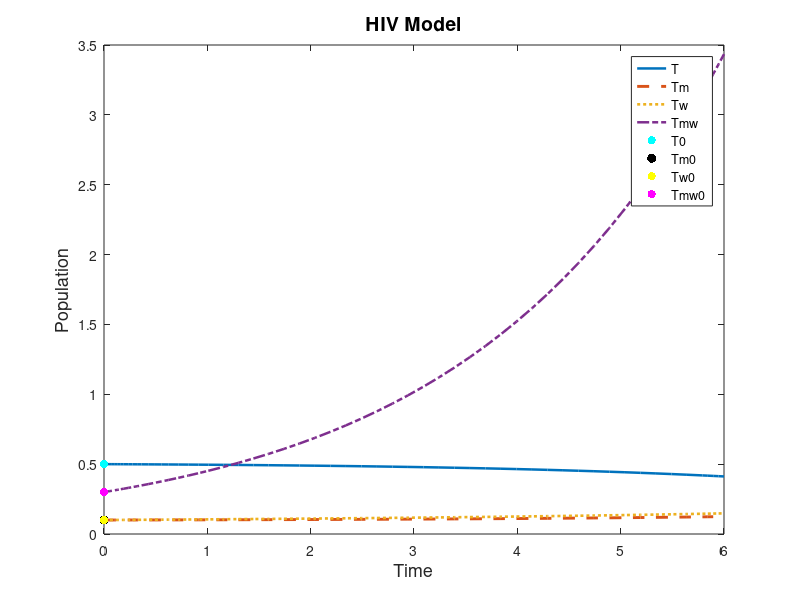
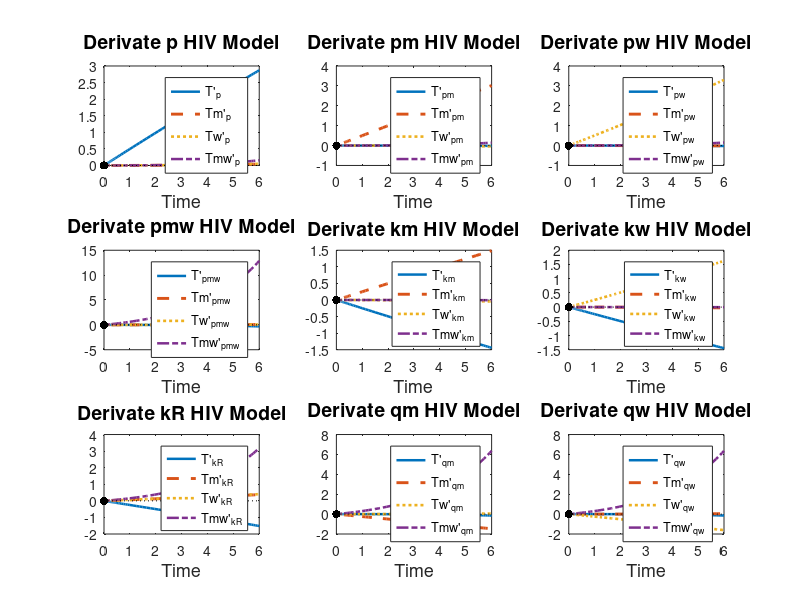

MATLAB code to generate these figures, in order:
%%%%%%%%%%%%%%%%%%%%%%%%%%%%%%%%%%%
% Final master's degree dissertation
%   MADOBIS 2022/2023
% Study of differential models applied to biological processes
% Laura Alvarez Valle
% laura.av.1999@gmail.com
%%%%%%%%%%%%%%%%%%%%%%%%%%%%%%%%%%%

function HIV

% We consider the ODES:
%   |T'   = (p - km*Tm - kw*Tw -kR*Tmw)*T
%   |Tm'  = (pm + km*T -qm*Tw)*Tm + 0.25*kR*Tmw*T
%   |Tw'  = (pw + kw*T - qw*Tm)*Tw + 0.25*kR*Tmw*T
%   |Tmw' = (pmw + 0.5*kR*T)*Tmw + (qm + qw)*Tm*Tw
%
% where:
%
%  (lambda, lambda_m, lambda_w, lambda_mw) = proliferation rates of T, Tm,
%  Tw and Tmw
%
%  (delta, delta_m, delta_w, delta_mw) = death rates
%
%   (p, pm, pw, pmw) = growth rates of T, Tm, Tw and Tmw
%
%   (km, kw, kR) =infection rates mutant, wild-type and recombinant
%
%   (qm, qw) = infection rate recombinant Tw -> Tmw and Tm -> Tmw
%
%%%%%%%%%%%%%%%%%%%%%%%%%%%%
% DERIVATES:
%%%%%%%%%%%%%%%%%%%%%%%%%%%%
%  RHO:
%
% p:
%
%   |T_p'   = (1 - km*Tm_p - kw*Tw_p -kR*Tmw_p)*T 
%               + (p - km*Tm - kw*Tw -kR*Tmw)*T_p
%
%   |Tm_p'  = (km*T_p -qm*Tw_p)*Tm  
%               + (pm + km*T -qm*Tw)*Tm_p
%               + 0.25*kR*Tmw_p*T + 0.25*kR*Tmw*T_p
%
%   |Tw_p'  = (kw*T_p - qw*Tm_p)*Tw 
%               + (pw + kw*T - qw*Tm)*Tw_p
%               + 0.25*kR*Tmw_p*T + 0.25*kR*Tmw*T_p
%
%   |Tmw_p' = (0.5*kR*T_p)*Tmw + (pmw + 0.5*kR*T)*Tmw_p
%               + (qm + qw)*Tm_p*Tw + (qm + qw)*Tm*Tw_p
%
%%%
%
% pm:
%
%   |T_pm'   = -(km*Tm_pm + kw*Tw_pm +kR*Tmw_pm)*T
%               + (p - km*Tm - kw*Tw -kR*Tmw)*T_pm
%
%   |Tm_pm'  = (1 + km*T_pm -qm*Tw_pm)*Tm 
%               +(pm + km*T -qm*Tw)*Tm_pm  
%               + 0.25*kR*Tmw_pm*T + 0.25*kR*Tmw*T_pm
%
%   |Tw_pm'  = (kw*T_pm - qw*Tm_pm)*Tw 
%               +(pw + kw*T - qw*Tm)*Tw_pm 
%               + 0.25*kR*Tmw_pm*T + 0.25*kR*Tmw*T_pm
%
%   |Tmw_pm' = (0.5*kR*T_pm)*Tmw 
%               + (pmw + 0.5*kR*T)*Tmw_pm
%               + (qm + qw)*Tm_pm*Tw + (qm + qw)*Tm*Tw_pm
%
%%%
%
% pw:
%
%   |T_pw'   = -(km*Tm_pw + kw*Tw_pw + kR*Tmw_pw)*T 
%               + (p - km*Tm - kw*Tw -kR*Tmw)*T_pw
%
%   |Tm_pw'  = (km*T_pw -qm*Tw_pw)*Tm 
%               + (pm + km*T -qm*Tw)*Tm_pw 
%               + 0.25*kR*Tmw_pw*T + 0.25*kR*Tmw*T_pw
%
%   |Tw_pw'  = (1 + kw*T_pw - qw*Tm_pw)*Tw 
%               + (pw + kw*T - qw*Tm)*Tw_pw
%               + 0.25*kR*Tmw_pw*T + 0.25*kR*Tmw*T_pw
%
%   |Tmw' = (0.5*kR*T_pw)*Tmw + (pmw + 0.5*kR*T)*Tmw_pw
%               + (qm + qw)*Tm_pw*Tw + (qm + qw)*Tm*Tw_pw
%
%%%
%
% pmw:
%
%   |T_pmw'   = -(km*Tm_pmw + kw*Tw_pmw +kR*Tmw_pmw)*T 
%                + (p - km*Tm - kw*Tw -kR*Tmw)*T_pmw
%
%   |Tm_pmw'  = (km*T_pmw -qm*Tw_pmw)*Tm 
%               + (pm + km*T -qm*Tw)*Tm_pmw 
%               + 0.25*kR*Tmw_pmw*T + 0.25*kR*Tmw*T_pmw
%
%   |Tw_pmw'  = (kw*T_pmw - qw*Tm_pmw)*Tw 
%               + (pw + kw*T - qw*Tm)*Tw_pmw 
%               + 0.25*kR*Tmw_pmw*T + 0.25*kR*Tmw*T_pmw
%
%   |Tmw' = (1 + 0.5*kR*T_pmw)*Tmw + (pmw + 0.5*kR*T)*Tmw_pmw 
%               + (qm + qw)*Tm_pmw*Tw + (qm + qw)*Tm*Tw_pmw
%
%%%%%%%%%%%%%%%%%%%%%%%%%
%  k:
%
%%%%
%
% km:
%
%   |T_km'   = -(Tm + km*Tm_km + kw*Tw_km +kR*Tmw_km)*T
%               + (p - km*Tm - kw*Tw -kR*Tmw)*T_km
%
%   |Tm_km'  = (T + km*T_km -qm*Tw_km)*Tm 
%               + (pm + km*T -qm*Tw)*Tm_km 
%               + 0.25*kR*Tmw_km*T + 0.25*kR*Tmw*T_km
%
%   |Tw_km'  = (kw*T_km - qw*Tm_km)*Tw 
%               + (pw + kw*T - qw*Tm)*Tw_km 
%               + 0.25*kR*Tmw_km*T + 0.25*kR*Tmw*T_km
%
%   |Tmw_km' = (0.5*kR*T_km)*Tmw + (pmw + 0.5*kR*T)*Tmw_km
%               + (qm + qw)*Tm_km*Tw + (qm + qw)*Tm*Tw_km
%
%%%%
%
%  kw:
%
%   |T_kw'   = -(km*Tm_kw + Tw + kw*Tw_kw +kR*Tmw_kw)*T 
%               + (p - km*Tm - kw*Tw -kR*Tmw)*T_kw
%
%   |Tm_kw'  = (km*T_kw -qm*Tw_kw)*Tm 
%               + (pm + km*T -qm*Tw)*Tm_kw 
%               +  0.25*kR*Tmw_kw*T + 0.25*kR*Tmw*T_kw
%
%   |Tw_km'  = (T + kw*T_kw - qw*Tm_kw)*Tw 
%               + (pw + kw*T - qw*Tm)*Tw_kw 
%               + 0.25*kR*Tmw*T + 0.25*kR*Tmw*T
%
%   |Tmw_km' = (0.5*kR*T_km)*Tmw + (pmw + 0.5*kR*T)*Tmw_km 
%               + (qm + qw)*Tm_km*Tw + (qm + qw)*Tm*Tw_km
%
%%%%
%
%  kR:
%
%   |T_kR'   = -(km*Tm_kR + kw*Tw_kR + Tmw + kR*Tmw_kR)*T 
%               + (p - km*Tm - kw*Tw -kR*Tmw)*T_kR
%
%   |Tm_kR'  = (km*T_kR -qm*Tw_kR)*Tm + (pm + km*T -qm*Tw)*Tm_kR 
%               + 0.25*Tmw*T + 0.25*kR*Tmw_kR*T + 0.25*kR*Tmw*T_kR
%
%   |Tw_kR'  = (kw*T_kR - qw*Tm_kR)*Tw + (pw + kw*T - qw*Tm)*Tw_kR 
%               + 0.25*Tmw*T + 0.25*kR*Tmw_kR*T + 0.25*kR*Tmw*T_kR
%
%   |Tmw_kR' = (0.5*T + 0.5*kR*T_kR)*Tmw + (pmw + 0.5*kR*T)*Tmw_kR 
%               + (qm + qw)*Tm_kR*Tw + (qm + qw)*Tm*Tw_kR
%
%%%%%%%%%%%%%%%%%%%%%%%%%
%  q:
%
%%%%
%
%  qm:
%
%   |T_qm'   = -(km*Tm_qm + kw*Tw_qm -kR*Tmw_qm)*T 
%               + (p - km*Tm - kw*Tw -kR*Tmw)*T_qm
%
%   |Tm_qm'  = (km*T_qm - Tw -qm*Tw_qm)*Tm + (pm + km*T -qm*Tw)*Tm_qm  
%               + 0.25*kR*Tmw_qm*T + 0.25*kR*Tmw*T_qm
%
%   |Tw_qm'  = (kw*T - qw*Tm_qm)*Tw + (pw + kw*T - qw*Tm)*Tw_qm 
%               + 0.25*kR*Tmw_qm*T + 0.25*kR*Tmw*T_qm
%
%   |Tmw_qm' = (0.5*kR*T_qm)*Tmw + (pmw + 0.5*kR*T)*Tmw_qm
%               + Tm*Tw + (qm + qw)*Tm_qm*Tw + (qm + qw)*Tm*Tw_qm
%
%%%
%
%  qw:
%
%   |T_qw'   = -(km*Tm_qw + kw*Tw_qw +kR*Tmw_qw)*T 
%               + (p - km*Tm - kw*Tw -kR*Tmw)*T_qw
%
%   |Tm_qw'  = (km*T_qw -qm*Tw_qw)*Tm + (pm + km*T -qm*Tw)*Tm_qw 
%               + 0.25*kR*Tmw_qw*T + 0.25*kR*Tmw*T_qw
%
%   |Tw_qw'  = (kw*T_qw - Tm - qw*Tm_qw)*Tw + (pw + kw*T - qw*Tm)*Tw_qw 
%               + 0.25*kR*Tmw_qw*T + 0.25*kR*Tmw*T_qw
%
%   |Tmw_qw' = (0.5*kR*T_qw)*Tmw + (pmw + 0.5*kR*T)*Tmw_qw 
%               + Tm*Tw + (qm + qw)*Tm_qw*Tw + (qm + qw)*Tm*Tw_qw
%
%%%%%%%%%%%%%%%%%%%%%%%%%

%% Data
p = .002;    %Growth rate uninfected
pm = .0017;  %Growth rate mutant infected
pw = 0.034;  %Growth rate wild-type infected
pmw = 0.4;   %Growth rate recombinant infected
%Infection rates
km = 0.003; %Infection rate mutant virus
kw = 0.004; %Infection rate wild-type virus
kR = 0.026; %Infection rate recombinant virus

kr4 = 0.25*kR;
kr2 = 0.5*kR;
%Dual infection rates:
qm = 0.003; 
qw = 0.009;
%

T0 = .50;  %Initial uninfected
Tm0 = .10; %Initial mutant infected
Tw0 = .10; %Initial wild-type infected
Tmw0 = .30; %Initial recombinant infected
TT = 6; %Time

y0 = [T0; Tm0; Tw0; Tmw0]; %Initial values vector

%% Original ODE

% Equation
f = @(t,y) [(p - km*y(2) - kw*y(3) -kR*y(4))*y(1); ...
            (pm + km*y(1) -qm*y(3))*y(2) + kr4*y(4)*y(1); ...
            (pw + kw*y(1) - qw*y(2))*y(3) + kr4*y(4)*y(1); ...
            (pmw + kr2*y(1))*y(4) + (qm + qw)*y(2)*y(3)];


% Resolution
[times,y] = ode45(f,[0,TT],y0);

% Graphics
figure(1)
%subplot(2,5,1)
plot(times, y(:,1),'-', 'LineWidth', 1.8) % Uninfected
hold on
plot(times, y(:,2),'--', 'LineWidth', 2.1) % Mutant infected cells
plot(times, y(:,3),':', 'LineWidth', 1.9) % Wild-type infected cells
plot(times, y(:,4),'-.', 'LineWidth', 1.8) % Dual infected cells
plot(0,T0, 'c.', 'MarkerSize',18)
plot(0,Tm0, 'k.', 'MarkerSize',20)
plot(0,Tw0, 'y.', 'MarkerSize',18)
plot(0,Tmw0, 'm.', 'MarkerSize',18)
legend("T","Tm","Tw","Tmw", "T0","Tm0", "Tw0", "Tmw0",  "Location","best")
title('HIV Model','FontSize',14); xlabel('Time','FontSize',13); ylabel('Population','FontSize',13);
hold off

%% SDO p
y00 = [0;0;0;0]; %Initial derivate point

% Equation
fp = @(t,z) [(1 - km*z(2) - kw*z(3) -kR*z(4))*y(1) + (p - km*y(2) - kw*y(3) -kR*y(4))*z(1); ...
            (km*z(1) -qm*z(3))*y(2) + (pm + km*y(1) -qm*y(3))*z(2) + kr4*z(4)*y(1) + kr4*y(4)*z(1); ...
            (kw*z(1) - qw*z(2))*y(3)+ (pw + kw*y(1) - qw*y(2))*z(3) + kr4*z(4)*y(1) + kr4*y(4)*z(1); ...
            (kr2*z(1))*y(4) + (pmw + kr2*y(1))*z(4) + (qm + qw)*z(2)*y(3) + (qm + qw)*y(2)*z(3)];


% Resolution
[timesp,yp] = ode45(fp,[0,TT],y00);

% % Graphics
 figure(2)
subplot(3,3,1)
plot(timesp, yp(:,1),'-', 'LineWidth', 1.8) %Uninfected cells
hold on
plot(timesp, yp(:,2),'--', 'LineWidth', 2.1) % Mutant infected cells
plot(timesp, yp(:,3),':', 'LineWidth', 1.9) % Wild-type infected cells
plot(timesp, yp(:,4),'-.', 'LineWidth', 1.8) % Dual infected cells
plot(0,y00(1), 'k.', 'MarkerSize',18)
plot([0,TT], [0,0], 'k:', 'LineWidth', 0.5)
legend("T'_p","Tm'_p","Tw'_p","Tmw'_p", "Location","best")
title('Derivate p HIV Model','FontSize',14); xlabel('Time','FontSize',13);
hold off

%% SDO pm

% Equation
fpm = @(t,z) [-(km*z(2) + kw*z(3) +kR*z(4))*y(1) + (p - km*y(2) - kw*y(3) -kR*y(4))*z(1); ...
            (1 + km*z(1) -qm*z(3))*y(2) + (pm + km*y(1) -qm*y(3))*z(2) + kr4*z(4)*y(1) + kr4*y(4)*z(1); ...
            (kw*z(1) - qw*z(2))*y(3)+ (pw + kw*y(1) - qw*y(2))*z(3) + kr4*z(4)*y(1) + kr4*y(4)*z(1); ...
            (kr2*z(1))*y(4) + (pmw + kr2*y(1))*z(4) + (qm + qw)*z(2)*y(3) + (qm + qw)*y(2)*z(3)];


% Resolution
[timespm,ypm] = ode45(fpm,[0,TT],y00);

% % Graphics
% figure(3)
subplot(3,3,2)
plot(timespm, ypm(:,1),'-', 'LineWidth', 1.8) % Uninfected cells
hold on
plot(timespm, ypm(:,2),'--', 'LineWidth', 2.1) % Mutant infected cells
plot(timespm, ypm(:,3),':', 'LineWidth', 1.9) % Wild-type infected cells
plot(timespm, ypm(:,4),'-.', 'LineWidth', 1.8) % Dual infected cells
plot(0,y00(1), 'k.', 'MarkerSize',18)
plot([0,TT], [0,0], 'k:', 'LineWidth', 0.5)
legend("T'_{pm}","Tm'_{pm}","Tw'_{pm}","Tmw'_{pm}", "Location","best")
title('Derivate pm HIV Model','FontSize',14); xlabel('Time','FontSize',13);
hold off

%% SDO pw

% Equation
fpw = @(t,z) [-(km*z(2) + kw*z(3) +kR*z(4))*y(1) + (p - km*y(2) - kw*y(3) -kR*y(4))*z(1); ...
            (km*z(1) -qm*z(3))*y(2) + (pm + km*y(1) -qm*y(3))*z(2) + kr4*z(4)*y(1) + kr4*y(4)*z(1); ...
            (1 + kw*z(1) - qw*z(2))*y(3)+ (pw + kw*y(1) - qw*y(2))*z(3) + kr4*z(4)*y(1) + kr4*y(4)*z(1); ...
            (kr2*z(1))*y(4) + (pmw + kr2*y(1))*z(4) + (qm + qw)*z(2)*y(3) + (qm + qw)*y(2)*z(3)];


% Resolution
[timespw,ypw] = ode45(fpw,[0,TT],y00);

% % Graphics
% figure(4)
subplot(3,3,3)
plot(timespw, ypw(:,1),'-', 'LineWidth', 1.8) % Uninfected cells
hold on
plot(timespw, ypw(:,2),'--', 'LineWidth', 2.1) % Mutant infected cells
plot(timespw, ypw(:,3),':', 'LineWidth', 1.9) % Wild-type infected cells
plot(timespw, ypw(:,4),'-.', 'LineWidth', 1.8) % Dual infected cells
plot(0,y00(1), 'k.', 'MarkerSize',18)
plot([0,TT], [0,0], 'k:', 'LineWidth', 0.5)
legend("T'_{pw}","Tm'_{pw}","Tw'_{pw}","Tmw'_{pw}",  "Location","best")
title('Derivate pw HIV Model','FontSize',14); xlabel('Time','FontSize',13);
hold off

%% SDO pmw

% Equation
fpmw = @(t,z) [-(km*z(2) + kw*z(3) +kR*z(4))*y(1) + (p - km*y(2) - kw*y(3) -kR*y(4))*z(1); ...
                (km*z(1) -qm*z(3))*y(2) + (pm + km*y(1) -qm*y(3))*z(2) + kr4*z(4)*y(1) + kr4*y(4)*z(1); ...
                (kw*z(1) - qw*z(2))*y(3)+ (pw + kw*y(1) - qw*y(2))*z(3) + kr4*z(4)*y(1) + kr4*y(4)*z(1); ...
                (1 + kr2*z(1))*y(4) + (pmw + kr2*y(1))*z(4) + (qm + qw)*z(2)*y(3) + (qm + qw)*y(2)*z(3)];


% Resolution
[timespmw,ypmw] = ode45(fpmw,[0,TT],y00);

% Graphics
% figure(5)
subplot(3,3,4)
plot(timespmw, ypmw(:,1),'-', 'LineWidth', 1.8) % Uninfected cells
hold on
plot(timespmw, ypmw(:,2),'--', 'LineWidth', 2.1) % Mutant infected cells
plot(timespmw, ypmw(:,3),':', 'LineWidth', 1.9) % Wild-type infected cells
plot(timespmw, ypmw(:,4),'-.', 'LineWidth', 1.8) % Dual infected cells
plot(0,y00(1), 'k.', 'MarkerSize',18)
plot([0,TT], [0,0], 'k:', 'LineWidth', 0.5)
legend("T'_{pmw}","Tm'_{pmw}","Tw'_{pmw}","Tmw'_{pmw}", "Location","best")
title('Derivate pmw HIV Model','FontSize',14); xlabel('Time','FontSize',13);
hold off

%% SDO km

% Equation
fkm = @(t,z) [-(y(2) + km*z(2) + kw*z(3) +kR*z(4))*y(1) + (p - km*y(2) - kw*y(3) -kR*y(4))*z(1); ...
            (y(1) + km*z(1) -qm*z(3))*y(2) + (pm + km*y(1) -qm*y(3))*z(2) + kr4*z(4)*y(1) + kr4*y(4)*z(1); ...
            (kw*z(1) - qw*z(2))*y(3)+ (pw + kw*y(1) - qw*y(2))*z(3) + kr4*z(4)*y(1) + kr4*y(4)*z(1); ...
            (kr2*z(1))*y(4) + (pmw + kr2*y(1))*z(4) + (qm + qw)*z(2)*y(3) + + (qm + qw)*y(2)*z(3)];


% Resolution
[timeskm,ykm] = ode45(fkm,[0,TT],y00);

% % Graphics
% figure(6)
subplot(3,3,5)
plot(timeskm, ykm(:,1),'-', 'LineWidth', 1.8) % Uninfected cells
hold on
plot(timeskm, ykm(:,2),'--', 'LineWidth', 2.1) % Mutant infected cells
plot(timeskm, ykm(:,3),':', 'LineWidth', 1.9) % Wild-type infected cells
plot(timeskm, ykm(:,4),'-.', 'LineWidth', 1.8) % Dual infected cells
plot(0,y00(1), 'k.', 'MarkerSize',18)
plot([0,TT], [0,0], 'k:', 'LineWidth', 0.5)
legend("T'_{km}","Tm'_{km}","Tw'_{km}","Tmw'_{km}", "Location","best")
title('Derivate km HIV Model','FontSize',14); xlabel('Time','FontSize',13);
hold off

%% SDO kw

% Equation
fkw = @(t,z) [-(km*z(2) + y(3) + kw*z(3) +kR*z(4))*y(1) + (p - km*y(2) - kw*y(3) -kR*y(4))*z(1); ...
            (km*z(1) -qm*z(3))*y(2) + (pm + km*y(1) -qm*y(3))*z(2) + kr4*z(4)*y(1) + kr4*y(4)*z(1); ...
            (y(1) + kw*z(1) - qw*z(2))*y(3)+ (pw + kw*y(1) - qw*y(2))*z(3) + kr4*z(4)*y(1) + kr4*y(4)*z(1); ...
            (kr2*z(1))*y(4) + (pmw + kr2*y(1))*z(4) + (qm + qw)*z(2)*y(3) + (qm + qw)*y(2)*z(3)];


% Resolution
[timeskw,ykw] = ode45(fkw,[0,TT],y00);

% % Graphics
% figure(7)
subplot(3,3,6)
plot(timeskw, ykw(:,1),'-', 'LineWidth', 1.8) % Uninfected cells
hold on
plot(timeskw, ykw(:,2),'--', 'LineWidth', 2.1) % Mutant infected cells
plot(timeskw, ykw(:,3),':', 'LineWidth', 1.9) % Wild-type infected cells
plot(timeskw, ykw(:,4),'-.', 'LineWidth', 1.8) % Dual infected cells
plot(0,y00(1), 'k.', 'MarkerSize',18)
plot([0,TT], [0,0], 'k:', 'LineWidth', 0.5)
legend("T'_{kw}","Tm'_{kw}","Tw'_{kw}","Tmw'_{kw}",  "Location","best")
%"T0_{kw}","Tm0_{kw}", "Tw0_{kw}", "Tmw0_{kw}"
title('Derivate kw HIV Model','FontSize',14); xlabel('Time','FontSize',13);
hold off

%% SDO kR

% Equation
fkR = @(t,z) [-(km*z(2) + kw*z(3) + y(4) +kR*z(4))*y(1) + (p - km*y(2) - kw*y(3) -kR*y(4))*z(1); ...
            (km*z(1) -qm*z(3))*y(2) + (pm + km*y(1) -qm*y(3))*z(2) + 0.25*y(4)*y(1) + kr4*z(4)*y(1) + kr4*y(4)*z(1); ...
            (kw*z(1) - qw*z(2))*y(3)+ (pw + kw*y(1) - qw*y(2))*z(3) + 0.25*y(4)*y(1) + kr4*z(4)*y(1) + kr4*y(4)*z(1); ...
            (0.5*y(1) + kr2*z(1))*y(4) + (pmw + kr2*y(1))*z(4) + (qm + qw)*z(2)*y(3) + (qm + qw)*y(2)*z(3)];


% Resolution
[timeskR,ykR] = ode45(fkR,[0,TT],y00);

% % Graphics
% figure(8)
subplot(3,3,7)
plot(timeskR, ykR(:,1),'-', 'LineWidth', 1.8) % Uninfected cells
hold on
plot(timeskR, ykR(:,2),'--', 'LineWidth', 2.1) % Mutant infected cells
plot(timeskR, ykR(:,3),':', 'LineWidth', 1.9) % Wild-type infected cells
plot(timeskR, ykR(:,4),'-.', 'LineWidth', 1.8) % Dual infected cells
plot(0,y00(1), 'k.', 'MarkerSize',18)
plot([0,TT], [0,0], 'k:', 'LineWidth', 0.5)
legend("T'_{kR}","Tm'_{kR}","Tw'_{kR}","Tmw'_{kR}", "Location","best")
title('Derivate kR HIV Model','FontSize',14); xlabel('Time','FontSize',13);
hold off

%% SDO qm

% Equation
fqm = @(t,z) [-(km*z(2) + kw*z(3) +kR*z(4))*y(1) + (p - km*y(2) - kw*y(3) -kR*y(4))*z(1); ...
            (km*z(1) - y(3) -qm*z(3))*y(2) + (pm + km*y(1) -qm*y(3))*z(2) + kr4*z(4)*y(1) + kr4*y(4)*z(1); ...
            (kw*z(1) - qw*z(2))*y(3)+ (pw + kw*y(1) - qw*y(2))*z(3) + kr4*z(4)*y(1) + kr4*y(4)*z(1); ...
            (kr2*z(1))*y(4) + (pmw + kr2*y(1))*z(4) + y(2)*y(3) + (qm + qw)*z(2)*y(3) + (qm + qw)*y(2)*z(3)];


% Resolution
[timesqm,yqm] = ode45(fqm,[0,TT],y00);

% % Graphics
% figure(9)
subplot(3,3,8)
plot(timesqm, yqm(:,1),'-', 'LineWidth', 1.8) % Uninfected cells
hold on
plot(timesqm, yqm(:,2),'--', 'LineWidth', 2.1) % Mutant infected cells
plot(timesqm, yqm(:,3),':', 'LineWidth', 1.9) % Wild-type infected cells
plot(timesqm, yqm(:,4),'-.', 'LineWidth', 1.8) % Dual infected cells
plot(0,y00(1), 'k.', 'MarkerSize',18)
plot([0,TT], [0,0], 'k:', 'LineWidth', 0.5)
legend("T'_{qm}","Tm'_{qm}","Tw'_{qm}","Tmw'_{qm}", "Location","best")
title('Derivate qm HIV Model','FontSize',14); xlabel('Time','FontSize',13);
hold off

%% SDO qw

% Equation
fqw = @(t,z) [-(km*z(2) + kw*z(3) +kR*z(4))*y(1) + (p - km*y(2) - kw*y(3) -kR*y(4))*z(1); ...
            (km*z(1) -qm*z(3))*y(2) + (pm + km*y(1) -qm*y(3))*z(2) + kr4*z(4)*y(1) + kr4*y(4)*z(1); ...
            (kw*z(1) - y(2) - qw*z(2))*y(3)+ (pw + kw*y(1) - qw*y(2))*z(3) + kr4*z(4)*y(1) + kr4*y(4)*z(1); ...
            (kr2*z(1))*y(4) + (pmw + kr2*y(1))*z(4) + y(2)*y(3) + (qm + qw)*z(2)*y(3) + (qm + qw)*y(2)*z(3)];


% Resolution
[timesqw,yqw] = ode45(fqw,[0,TT],y00);

% Graphics
%figure(10)
subplot(3,3,9)
plot(timesqw, yqw(:,1),'-', 'LineWidth', 1.8) % Uninfected cells
hold on
plot(timesqw, yqw(:,2),'--', 'LineWidth', 2.1) % Mutant infected cells
plot(timesqw, yqw(:,3),':', 'LineWidth', 1.9) % Wild-type infected cells
plot(timesqw, yqw(:,4),'-.', 'LineWidth', 1.8) % Dual infected cells
plot(0,y00(1), 'k.', 'MarkerSize',18)
plot([0,TT], [0,0], 'k:', 'LineWidth', 0.5)
legend("T'_{qw}","Tm'_{qw}","Tw'_{qw}","Tmw'_{qw}",  "Location","best")
title('Derivate qw HIV Model','FontSize',14); xlabel('Time','FontSize',13);
hold off

%% Interpolation

% Original
T = @(t) interp1(times, y(:,1), t) ;
Tm = @(t) interp1(times, y(:,2), t) ;
Tw = @(t) interp1(times, y(:,3), t) ;
Tmw = @(t) interp1(times, y(:,4), t) ;

% p
T_p = @(t) interp1(timesp, yp(:,1), t) ;
Tm_p = @(t) interp1(timesp, yp(:,2), t) ;
Tw_p = @(t) interp1(timesp, yp(:,3), t) ;
Tmw_p = @(t) interp1(timesp, yp(:,4), t) ;

% pm
T_pm = @(t) interp1(timespm, ypm(:,1), t) ;
Tm_pm = @(t) interp1(timespm, ypm(:,2), t) ;
Tw_pm = @(t) interp1(timespm, ypm(:,3), t) ;
Tmw_pm = @(t) interp1(timespm, ypm(:,4), t) ;

%pw
T_pw = @(t) interp1(timespw, ypw(:,1), t) ;
Tm_pw = @(t) interp1(timespw, ypw(:,2), t) ;
Tw_pw = @(t) interp1(timespw, ypw(:,3), t) ;
Tmw_pw = @(t) interp1(timespw, ypw(:,4), t) ;

%pmw
T_pmw = @(t) interp1(timespmw, ypmw(:,1), t) ;
Tm_pmw = @(t) interp1(timespmw, ypmw(:,2), t) ;
Tw_pmw = @(t) interp1(timespmw, ypmw(:,3), t) ;
Tmw_pmw = @(t) interp1(timespmw, ypmw(:,4), t) ;

%km
T_km = @(t) interp1(timeskm, ykm(:,1), t) ;
Tm_km = @(t) interp1(timeskm, ykm(:,2), t) ;
Tw_km = @(t) interp1(timeskm, ykm(:,3), t) ;
Tmw_km = @(t) interp1(timeskm, ykm(:,4), t) ;

%kw
T_kw = @(t) interp1(timeskw, ykw(:,1), t) ;
Tm_kw = @(t) interp1(timeskw, ykw(:,2), t) ;
Tw_kw = @(t) interp1(timeskw, ykw(:,3), t) ;
Tmw_kw = @(t) interp1(timeskw, ykw(:,4), t) ;

%kR
T_kR = @(t) interp1(timeskR, ykR(:,1), t) ;
Tm_kR = @(t) interp1(timeskR, ykR(:,2), t) ;
Tw_kR = @(t) interp1(timeskR, ykR(:,3), t) ;
Tmw_kR = @(t) interp1(timeskR, ykR(:,4), t) ;

%qm
T_qm = @(t) interp1(timesqm, yqm(:,1), t) ;
Tm_qm = @(t) interp1(timesqm, yqm(:,2), t) ;
Tw_qm = @(t) interp1(timesqm, yqm(:,3), t) ;
Tmw_qm = @(t) interp1(timesqm, yqm(:,4), t) ;

%qw
T_qw = @(t) interp1(timesqw, yqw(:,1), t) ;
Tm_qw = @(t) interp1(timesqw, yqw(:,2), t) ;
Tw_qw = @(t) interp1(timesqw, yqw(:,3), t) ;
Tmw_qw = @(t) interp1(timesqw, yqw(:,4), t) ;

%% SENSITIVITY MATRIX

t = linspace(0,TT,5); 
t = t(2:end); %time-points vector
lent  = length(t);
np = 9; % number of parameters

% T: Uninfected Cells

ST = zeros(lent, np);

for i = 1:lent
    for j = 1:np
        if j == 1
            ST(i,j) = T_p(t(i));
        elseif j == 2
            ST(i,j) = T_pm(t(i));
        elseif j == 3
            ST(i,j) = T_pw(t(i));
        elseif j == 4
            ST(i,j) = T_pmw(t(i));
        elseif j == 5
            ST(i,j) = T_km(t(i));
        elseif j == 6
            ST(i,j) = T_kw(t(i));
        elseif j == 7
            ST(i,j) = T_kR(t(i));
        elseif j == 8
            ST(i,j) = T_qm(t(i));
        else
            ST(i,j) = T_qw(t(i));
        end

    end

end

disp("Uninfected cells sensivity matrix: ")
disp(ST)

% Tuning method
for i = 1:np
    a = norm(ST(:,i));
    fprintf("Column %1.0f norm = %3.7f \n", i, a)
end

% Eigenvalues
A1 = ST'*ST;
[V1,E1] = eig(A1);
disp("ST Eigenvectors Matrix:")
disp(V1) %eigen vector matrix
disp("ST Eigenvalues Matrix:")
disp(E1) %eigen values matrix

%Correlation method
corST = corr(A1);
disp("ST Correlation Matrix:")
disp(corST)


% Tm: Mutant-infected Cells

STm = zeros(lent, np);

for i = 1:lent
    for j = 1:np
        if j == 1
            STm(i,j) = Tm_p(t(i));
        elseif j == 2
            STm(i,j) = Tm_pm(t(i));
        elseif j == 3
            STm(i,j) = Tm_pw(t(i));
        elseif j == 4
            STm(i,j) = Tm_pmw(t(i));
        elseif j == 5
            STm(i,j) = Tm_km(t(i));
        elseif j == 6
            STm(i,j) = Tm_kw(t(i));
        elseif j == 7
            STm(i,j) = Tm_kR(t(i));
        elseif j == 8
            STm(i,j) = Tm_qm(t(i));
        else
            STm(i,j) = Tm_qw(t(i));
        end

    end

end

disp("Mutant-infected cells sensivity matrix: ")
disp(STm)

% Tuning method
for i = 1:np
   a = norm(STm(:,i));
   fprintf("Column %1.0f norm = %3.7f \n", i, a)
end

% Eigenvalues
A2 = STm'*STm;
[V2,E2] = eig(A2);
disp("STm Eigenvectors Matrix:")
disp(V2) %eigen vector matrix
disp("STm Eigenvalues Matrix:")
disp(E2) %eigen values matrix

%Correlation method
corSTm = corr(A2);
disp("STm Correlation Matrix:")
disp(corSTm)


% Tw: Wild type Infected Cells

STw = zeros(lent, np);

for i = 1:lent
    for j = 1:np
        if j == 1
            STw(i,j) = Tw_p(t(i));
        elseif j == 2
            STw(i,j) = Tw_pm(t(i));
        elseif j == 3
            STw(i,j) = Tw_pw(t(i));
        elseif j == 4
            STw(i,j) = Tw_pmw(t(i));
        elseif j == 5
            STw(i,j) = Tw_km(t(i));
        elseif j == 6
            STw(i,j) = Tw_kw(t(i));
        elseif j == 7
            STw(i,j) = Tw_kR(t(i));
        elseif j == 8
            STw(i,j) = Tw_qm(t(i));
        else
            STw(i,j) = Tw_qw(t(i));
        end

    end

end

disp("Wild type infected cells sensivity matrix: ")
disp(STw)

% Tuning method
for i = 1:np
    a = norm(STw(:,i));
    fprintf("Column %1.0f norm = %3.7f \n", i, a)
end

% Eigenvalues
A3 = STw'*STw;
[V3,E3] = eig(A3);
disp("STw Eigenvectors Matrix:")
disp(V3) %eigen vector matrix
disp("STw Eigenvalues Matrix:")
disp(E3) %eigen values matrix

%Correlation method
corSTw = corr(A3);
disp("STw Correlation Matrix:")
disp(corSTw)

% Tmw: Cells infected by mutant viruses and wild-type viruses

STmw = zeros(lent, np);

for i = 1:lent
    for j = 1:np
        if j == 1
            STmw(i,j) = Tmw_p(t(i));
        elseif j == 2
            STmw(i,j) = Tmw_pm(t(i));
        elseif j == 3
            STmw(i,j) = Tmw_pw(t(i));
        elseif j == 4
            STmw(i,j) = Tmw_pmw(t(i));
        elseif j == 5
            STmw(i,j) = Tmw_km(t(i));
        elseif j == 6
            STmw(i,j) = Tmw_kw(t(i));
        elseif j == 7
            STmw(i,j) = Tmw_kR(t(i));
        elseif j == 8
            STmw(i,j) = Tmw_qm(t(i));
        else
            STmw(i,j) = Tmw_qw(t(i));
        end

    end

end

disp("Mutant and wt infected cells sensivity matrix: ")
disp(STmw)

% Tuning method
for i = 1:np
    a = norm(STmw(:,i));
    fprintf("Column %1.0f norm = %3.7f \n", i, a)
end

% Eigenvalues
A4 = STmw'*STmw;
[V4,E4] = eig(A4);
disp("STmw Eigenvectors Matrix:")
disp(V4) %eigen vector matrix
disp("STmw Eigenvalues Matrix:")
disp(E4) %eigen values matrix

%Correlation method
corSTmw = corr(A4);
disp("STmw Correlation Matrix:")
disp(corSTmw)

% Mixed matrix
SS = zeros(4*lent, np);

%Matrix:
for i = 1:lent
    SS(4*i-3, :) = ST(i, :);
    SS(4*i-2, :) = STm(i, :);
    SS(4*i-1, :) = STw(i, :);
    SS(4*i, :) = STmw(i, :);
end


disp("Mixed sensitivity matrix: ")
disp(SS)

% Tuning method
for i = 1:np
    a = norm(SS(:,i));
    fprintf("Column %1.0f norm = %3.7f \n", i, a)
end

% Eigenvalue method
A5 = SS'*SS;
[V5,E5] = eig(A5);
disp("SS Eigenvectors Matrix:")
disp(V5) %eigen vector matrix
disp("SS Eigenvalues Matrix:")
disp(E5) %eigen values matrix

%Correlation method
corSS = corr(A5);
disp("SS Correlation Matrix:")
disp(corSS)



end